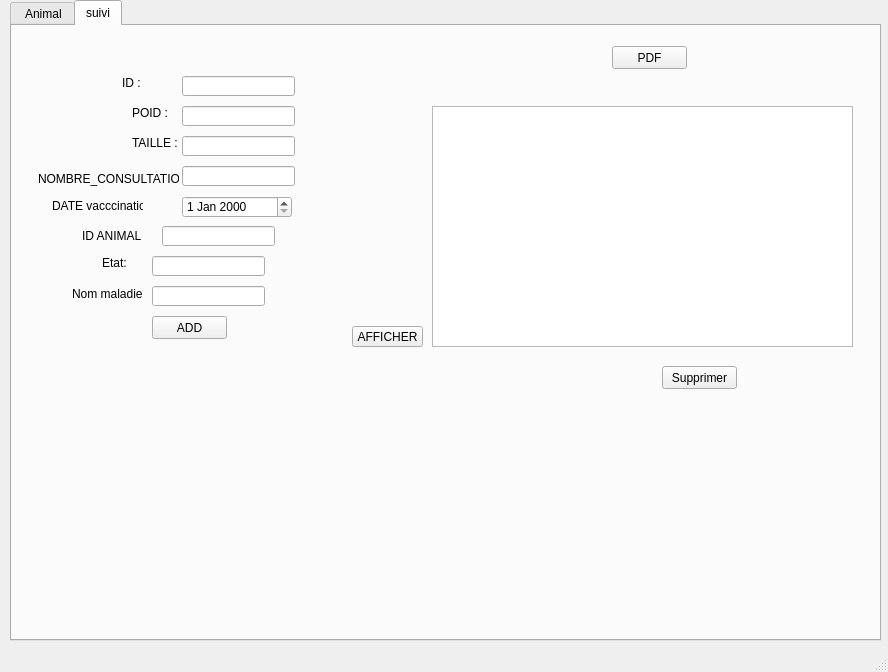
<?xml version="1.0" encoding="UTF-8"?>
<ui version="4.0">
 <class>MainWindow</class>
 <widget class="QMainWindow" name="MainWindow">
  <property name="geometry">
   <rect>
    <x>0</x>
    <y>0</y>
    <width>888</width>
    <height>672</height>
   </rect>
  </property>
  <property name="windowTitle">
   <string>MainWindow</string>
  </property>
  <widget class="QWidget" name="centralwidget">
   <widget class="QTabWidget" name="tabWidget">
    <property name="geometry">
     <rect>
      <x>10</x>
      <y>0</y>
      <width>871</width>
      <height>641</height>
     </rect>
    </property>
    <property name="currentIndex">
     <number>1</number>
    </property>
    <widget class="QWidget" name="tab">
     <attribute name="title">
      <string> Animal</string>
     </attribute>
     <widget class="QTableView" name="tableView">
      <property name="geometry">
       <rect>
        <x>400</x>
        <y>160</y>
        <width>401</width>
        <height>241</height>
       </rect>
      </property>
     </widget>
     <widget class="QPushButton" name="Afficher">
      <property name="geometry">
       <rect>
        <x>410</x>
        <y>470</y>
        <width>75</width>
        <height>23</height>
       </rect>
      </property>
      <property name="text">
       <string>AFFICHER</string>
      </property>
     </widget>
     <widget class="QLineEdit" name="lineEdit_prix">
      <property name="geometry">
       <rect>
        <x>120</x>
        <y>100</y>
        <width>113</width>
        <height>20</height>
       </rect>
      </property>
     </widget>
     <widget class="QLabel" name="label">
      <property name="geometry">
       <rect>
        <x>70</x>
        <y>70</y>
        <width>47</width>
        <height>13</height>
       </rect>
      </property>
      <property name="text">
       <string>AGE : </string>
      </property>
     </widget>
     <widget class="QLineEdit" name="lineEdit_race">
      <property name="geometry">
       <rect>
        <x>120</x>
        <y>180</y>
        <width>113</width>
        <height>20</height>
       </rect>
      </property>
     </widget>
     <widget class="QLabel" name="label_nom">
      <property name="geometry">
       <rect>
        <x>70</x>
        <y>140</y>
        <width>47</width>
        <height>13</height>
       </rect>
      </property>
      <property name="text">
       <string>NOM : </string>
      </property>
     </widget>
     <widget class="QLineEdit" name="lineEdit_sexe">
      <property name="geometry">
       <rect>
        <x>120</x>
        <y>230</y>
        <width>113</width>
        <height>20</height>
       </rect>
      </property>
     </widget>
     <widget class="QPushButton" name="Supprimer">
      <property name="geometry">
       <rect>
        <x>600</x>
        <y>460</y>
        <width>75</width>
        <height>23</height>
       </rect>
      </property>
      <property name="text">
       <string>Supprimer</string>
      </property>
     </widget>
     <widget class="QLabel" name="label_id">
      <property name="geometry">
       <rect>
        <x>60</x>
        <y>40</y>
        <width>47</width>
        <height>13</height>
       </rect>
      </property>
      <property name="text">
       <string>ID : </string>
      </property>
     </widget>
     <widget class="QPushButton" name="Ajouter">
      <property name="geometry">
       <rect>
        <x>130</x>
        <y>290</y>
        <width>75</width>
        <height>23</height>
       </rect>
      </property>
      <property name="text">
       <string>ADD</string>
      </property>
     </widget>
     <widget class="QLabel" name="label_race">
      <property name="geometry">
       <rect>
        <x>60</x>
        <y>180</y>
        <width>47</width>
        <height>13</height>
       </rect>
      </property>
      <property name="text">
       <string>RACE : </string>
      </property>
     </widget>
     <widget class="QLineEdit" name="lineEdit_nom">
      <property name="geometry">
       <rect>
        <x>120</x>
        <y>130</y>
        <width>113</width>
        <height>20</height>
       </rect>
      </property>
     </widget>
     <widget class="QLabel" name="label_prix">
      <property name="geometry">
       <rect>
        <x>70</x>
        <y>100</y>
        <width>47</width>
        <height>13</height>
       </rect>
      </property>
      <property name="text">
       <string>PRIX : </string>
      </property>
     </widget>
     <widget class="QLineEdit" name="lineEdit_age">
      <property name="geometry">
       <rect>
        <x>120</x>
        <y>70</y>
        <width>113</width>
        <height>20</height>
       </rect>
      </property>
     </widget>
     <widget class="QLabel" name="label_sexe">
      <property name="geometry">
       <rect>
        <x>60</x>
        <y>230</y>
        <width>47</width>
        <height>13</height>
       </rect>
      </property>
      <property name="text">
       <string>SEXE : </string>
      </property>
     </widget>
     <widget class="QLineEdit" name="lineEdit_id">
      <property name="geometry">
       <rect>
        <x>120</x>
        <y>40</y>
        <width>113</width>
        <height>20</height>
       </rect>
      </property>
     </widget>
     <widget class="QLabel" name="label_2">
      <property name="geometry">
       <rect>
        <x>90</x>
        <y>20</y>
        <width>47</width>
        <height>14</height>
       </rect>
      </property>
      <property name="text">
       <string>Animal :</string>
      </property>
     </widget>
     <widget class="QLabel" name="label_3">
      <property name="geometry">
       <rect>
        <x>520</x>
        <y>50</y>
        <width>71</width>
        <height>16</height>
       </rect>
      </property>
      <property name="text">
       <string>Recherche</string>
      </property>
     </widget>
     <widget class="QLineEdit" name="txt_recherche_animal">
      <property name="geometry">
       <rect>
        <x>580</x>
        <y>80</y>
        <width>113</width>
        <height>20</height>
       </rect>
      </property>
     </widget>
     <widget class="QLabel" name="label_5">
      <property name="geometry">
       <rect>
        <x>490</x>
        <y>80</y>
        <width>71</width>
        <height>16</height>
       </rect>
      </property>
      <property name="text">
       <string>votre critere : </string>
      </property>
     </widget>
     <widget class="QPushButton" name="Tr_Animal">
      <property name="geometry">
       <rect>
        <x>500</x>
        <y>120</y>
        <width>75</width>
        <height>23</height>
       </rect>
      </property>
      <property name="text">
       <string>Tri</string>
      </property>
     </widget>
     <widget class="QLabel" name="label_sexe_2">
      <property name="geometry">
       <rect>
        <x>56</x>
        <y>260</y>
        <width>71</width>
        <height>20</height>
       </rect>
      </property>
      <property name="text">
       <string>Date achat :</string>
      </property>
     </widget>
     <widget class="QDateEdit" name="date_achat">
      <property name="geometry">
       <rect>
        <x>140</x>
        <y>260</y>
        <width>110</width>
        <height>22</height>
       </rect>
      </property>
     </widget>
    </widget>
    <widget class="QWidget" name="a">
     <attribute name="title">
      <string>suivi</string>
     </attribute>
     <widget class="QPushButton" name="Afficher_Fiche">
      <property name="geometry">
       <rect>
        <x>340</x>
        <y>300</y>
        <width>71</width>
        <height>21</height>
       </rect>
      </property>
      <property name="text">
       <string>AFFICHER</string>
      </property>
     </widget>
     <widget class="QTableView" name="tableView_2">
      <property name="geometry">
       <rect>
        <x>420</x>
        <y>80</y>
        <width>421</width>
        <height>241</height>
       </rect>
      </property>
     </widget>
     <widget class="QLabel" name="label_prix_2">
      <property name="geometry">
       <rect>
        <x>120</x>
        <y>110</y>
        <width>47</width>
        <height>13</height>
       </rect>
      </property>
      <property name="text">
       <string>TAILLE : </string>
      </property>
     </widget>
     <widget class="QDateEdit" name="date_fiche">
      <property name="geometry">
       <rect>
        <x>170</x>
        <y>170</y>
        <width>110</width>
        <height>22</height>
       </rect>
      </property>
     </widget>
     <widget class="QLabel" name="label_nom_2">
      <property name="geometry">
       <rect>
        <x>26</x>
        <y>143</y>
        <width>141</width>
        <height>20</height>
       </rect>
      </property>
      <property name="text">
       <string>NOMBRE_CONSULTATION : </string>
      </property>
     </widget>
     <widget class="QLineEdit" name="lineEdit_nbr_fiche">
      <property name="geometry">
       <rect>
        <x>170</x>
        <y>140</y>
        <width>113</width>
        <height>20</height>
       </rect>
      </property>
     </widget>
     <widget class="QLineEdit" name="lineEdit_taille_fiche">
      <property name="geometry">
       <rect>
        <x>170</x>
        <y>110</y>
        <width>113</width>
        <height>20</height>
       </rect>
      </property>
     </widget>
     <widget class="QPushButton" name="Supprimer_fiche">
      <property name="geometry">
       <rect>
        <x>650</x>
        <y>340</y>
        <width>75</width>
        <height>23</height>
       </rect>
      </property>
      <property name="text">
       <string>Supprimer</string>
      </property>
     </widget>
     <widget class="QLabel" name="label_4">
      <property name="geometry">
       <rect>
        <x>120</x>
        <y>80</y>
        <width>47</width>
        <height>13</height>
       </rect>
      </property>
      <property name="text">
       <string>POID : </string>
      </property>
     </widget>
     <widget class="QLineEdit" name="lineEdit_id_Fiche_animal">
      <property name="geometry">
       <rect>
        <x>170</x>
        <y>50</y>
        <width>113</width>
        <height>20</height>
       </rect>
      </property>
     </widget>
     <widget class="QLineEdit" name="lineEdit_poid_fiche">
      <property name="geometry">
       <rect>
        <x>170</x>
        <y>80</y>
        <width>113</width>
        <height>20</height>
       </rect>
      </property>
     </widget>
     <widget class="QLabel" name="label_id_2">
      <property name="geometry">
       <rect>
        <x>110</x>
        <y>50</y>
        <width>47</width>
        <height>13</height>
       </rect>
      </property>
      <property name="text">
       <string>ID : </string>
      </property>
     </widget>
     <widget class="QPushButton" name="Ajouter_FICHE">
      <property name="geometry">
       <rect>
        <x>140</x>
        <y>290</y>
        <width>75</width>
        <height>23</height>
       </rect>
      </property>
      <property name="text">
       <string>ADD</string>
      </property>
     </widget>
     <widget class="QLineEdit" name="lineEdit_id_animal_fiche">
      <property name="geometry">
       <rect>
        <x>150</x>
        <y>200</y>
        <width>113</width>
        <height>20</height>
       </rect>
      </property>
     </widget>
     <widget class="QLabel" name="label_nom_3">
      <property name="geometry">
       <rect>
        <x>40</x>
        <y>170</y>
        <width>91</width>
        <height>20</height>
       </rect>
      </property>
      <property name="text">
       <string>DATE vacccination</string>
      </property>
     </widget>
     <widget class="QLabel" name="label_nom_4">
      <property name="geometry">
       <rect>
        <x>70</x>
        <y>200</y>
        <width>61</width>
        <height>20</height>
       </rect>
      </property>
      <property name="text">
       <string>ID ANIMAL : </string>
      </property>
     </widget>
     <widget class="QLabel" name="label_6">
      <property name="geometry">
       <rect>
        <x>90</x>
        <y>230</y>
        <width>47</width>
        <height>14</height>
       </rect>
      </property>
      <property name="text">
       <string>Etat: </string>
      </property>
     </widget>
     <widget class="QLabel" name="label_7">
      <property name="geometry">
       <rect>
        <x>60</x>
        <y>260</y>
        <width>71</width>
        <height>16</height>
       </rect>
      </property>
      <property name="text">
       <string>Nom maladie: </string>
      </property>
     </widget>
     <widget class="QLineEdit" name="etat_text">
      <property name="geometry">
       <rect>
        <x>140</x>
        <y>230</y>
        <width>113</width>
        <height>20</height>
       </rect>
      </property>
     </widget>
     <widget class="QLineEdit" name="nom_maladie">
      <property name="geometry">
       <rect>
        <x>140</x>
        <y>260</y>
        <width>113</width>
        <height>20</height>
       </rect>
      </property>
     </widget>
     <widget class="QPushButton" name="PDF">
      <property name="geometry">
       <rect>
        <x>600</x>
        <y>20</y>
        <width>75</width>
        <height>23</height>
       </rect>
      </property>
      <property name="text">
       <string>PDF</string>
      </property>
     </widget>
    </widget>
   </widget>
  </widget>
  <widget class="QMenuBar" name="menubar">
   <property name="geometry">
    <rect>
     <x>0</x>
     <y>0</y>
     <width>888</width>
     <height>22</height>
    </rect>
   </property>
  </widget>
  <widget class="QStatusBar" name="statusbar"/>
 </widget>
 <resources/>
 <connections/>
</ui>
